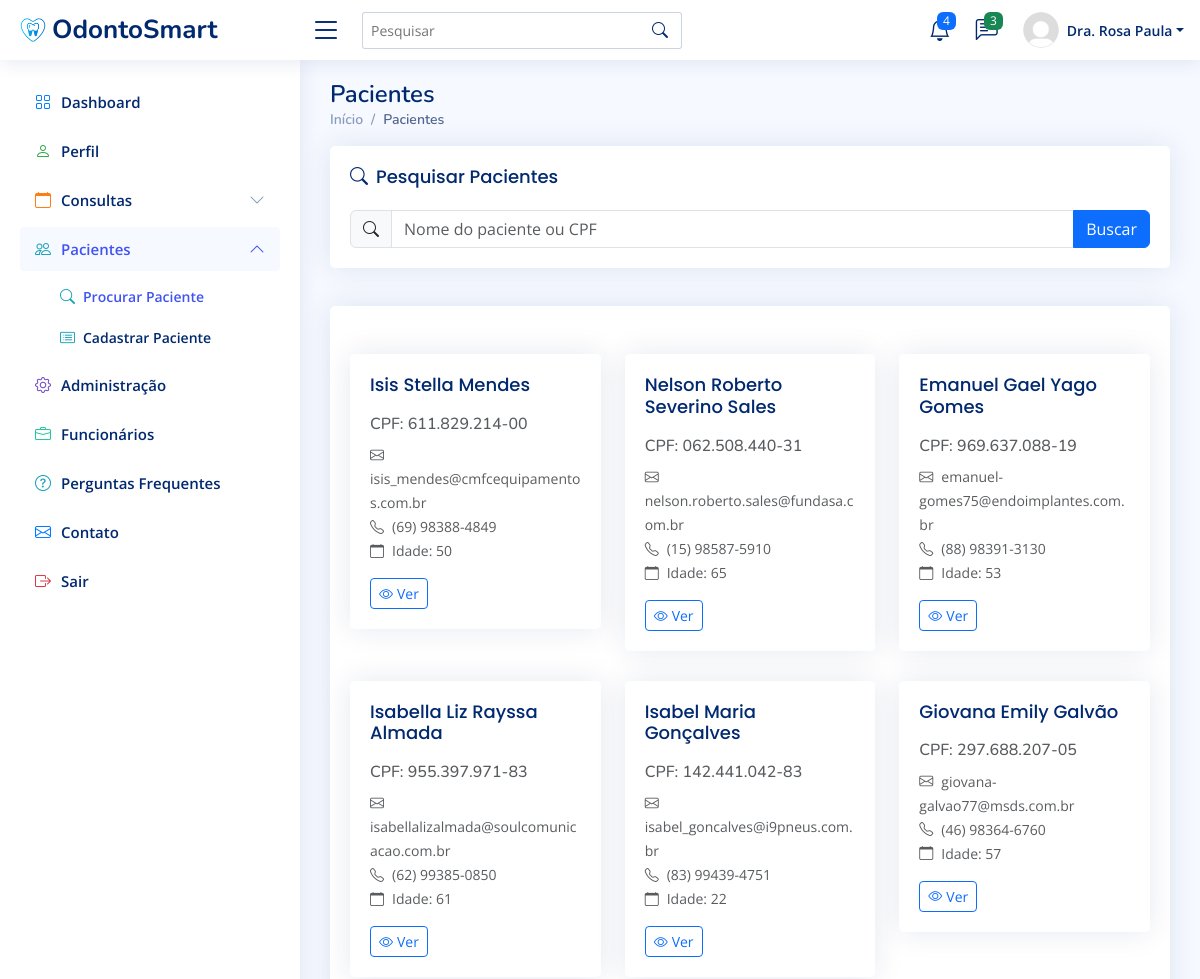
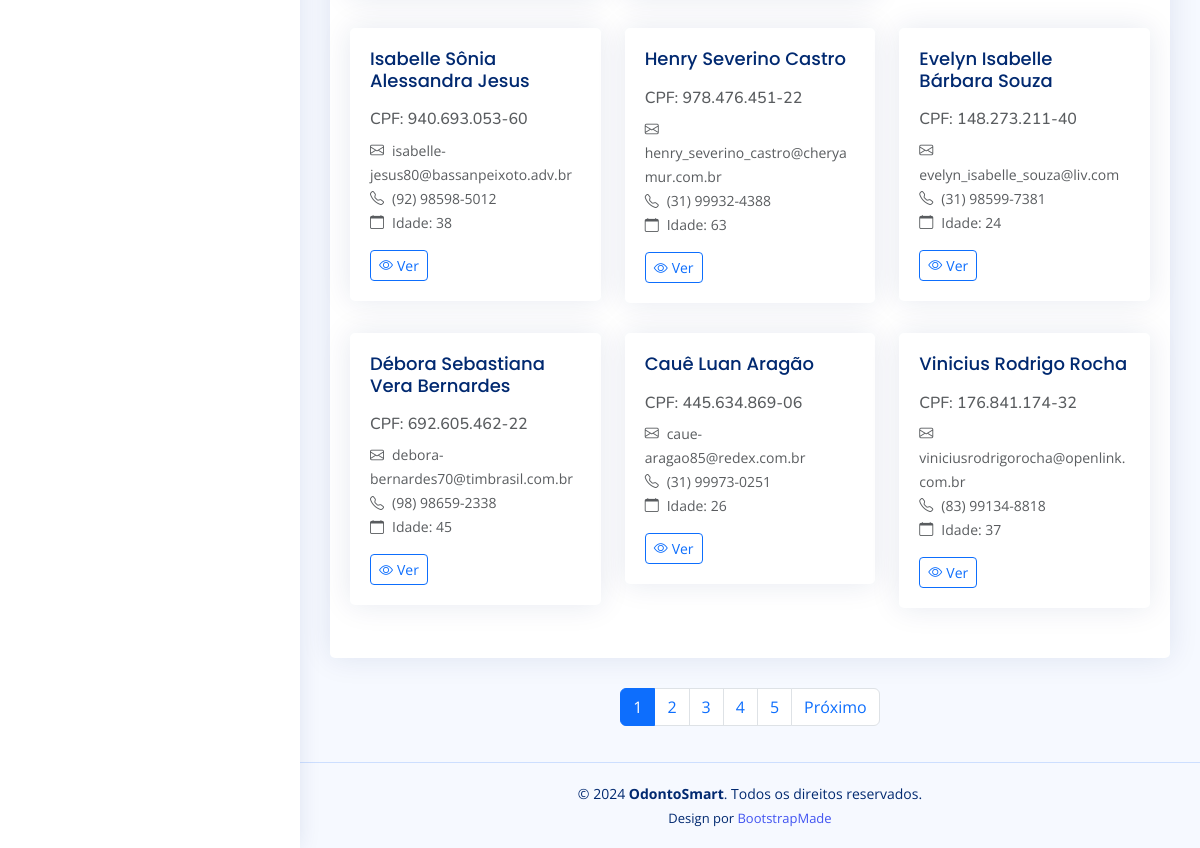
Page /procurar-paciente/ (signed in) on the committed database (2 pictures, top to bottom).
### clinicaMedica/models.py (models this page shows, shortened)
class Funcionario(AbstractBaseUser, PermissionsMixin):
    SEXO_CHOICES = [
        ('masculino', 'Masculino'),
        ('feminino', 'Feminino'),
    ]
    cpf = models.CharField(max_length=14, unique=True)
    email = models.EmailField(unique=True, blank=False)
    salario = models.DecimalField(max_digits=10, decimal_places=2)
    cargo = models.CharField(max_length=50)
    nome = models.CharField(max_length=50)
    is_first_login = models.BooleanField(default=True)
    is_staff = models.BooleanField(default=False)
    date_joined = models.DateTimeField(verbose_name="Data de Ingresso", default=timezone.now)
    sexo = models.CharField(max_length=15, choices=SEXO_CHOICES, blank=False)
    objects = FuncionarioManager()
    USERNAME_FIELD = 'email'
    REQUIRED_FIELDS = ['cpf', 'nome', 'cargo', 'salario']
    def first_two_names(self):
        parts = self.nome.split()
        if len(parts) == 1:
            name = self.nome
        elif len(parts) == 2:
            name = f"{parts[0]} {parts[1]}"
        else:
            name = f"{parts[0]} {parts[-1]}"
        if hasattr(self, 'dentista'):
            if self.dentista.sexo == 'masculino':
                return f"Dr. {name}"
            else:
                return f"Dra. {name}"
        return name

class Paciente(models.Model):
    cpf = models.CharField(max_length=14, unique=True)
    nome = models.CharField(max_length=50, blank=False)
    email = models.EmailField(unique=True, blank=False)
    telefone = models.CharField(max_length=50, blank=False)
    endereco = models.CharField(max_length=50, blank=False)
    data_de_nascimento = models.DateField(verbose_name="Data de Nascimento", blank=False)
    sexo = models.CharField(max_length=9, blank=False)
    estado = models.CharField(max_length=50, blank=False)
    cep = models.CharField(max_length=9, blank=True)
    date_joined = models.DateTimeField(verbose_name="Data do Cadastro", default=timezone.now)
    def calcular_idade(self):
        hoje = date.today()
        return hoje.year - self.data_de_nascimento.year - ((hoje.month, hoje.day) < (self.data_de_nascimento.month, self.data_de_nascimento.day))

### clinicaMedica/views.py (the view)
# urls.py: path('procurar-paciente/', views.procurar_paciente, name='procurar-paciente'),
@login_required
def procurar_paciente(request):
    query = request.GET.get('procurar')
    if query:
        lista_de_pacientes = Paciente.objects.filter(
            nome__icontains=query
            ).union(
                Paciente.objects.filter(cpf__icontains=query)
            ).order_by('-id')
    else:
        lista_de_pacientes = Paciente.objects.all().order_by('-id')  # Ordena os pacientes pelo id em ordem decrescente
    paginator = Paginator(lista_de_pacientes, 12)  # Mostra até 12 pacientes por página
    page_number = request.GET.get('page')
    page_obj = paginator.get_page(page_number)
    return render(request, 'procurar-paciente.html', {'page_obj': page_obj, 'query':query})

### clinicaMedica/templates/procurar-paciente.html (shortened to what this page needs)
{% load static %}
<!DOCTYPE html>
<html lang="pt-br">
  <head>
    <link
      href="{% static 'vendor/bootstrap/css/bootstrap.min.css' %}"
      rel="stylesheet"
    />
    <link
      href="{% static 'vendor/bootstrap-icons/bootstrap-icons.css' %}"
      rel="stylesheet"
    />
    <link
      href="{% static 'vendor/boxicons/css/boxicons.min.css' %}"
      rel="stylesheet"
    />
    <link href="{% static 'vendor/quill/quill.snow.css' %}" rel="stylesheet" />
    <link
      href="{% static 'vendor/quill/quill.bubble.css' %}"
      rel="stylesheet"
    />
    <link
      href="{% static 'vendor/remixicon/remixicon.css' %}"
      rel="stylesheet"
    />
    <link
      href="{% static 'vendor/simple-datatables/style.css' %}"
      rel="stylesheet"
    />
    <link href="{% static 'css/style.css' %}" rel="stylesheet" />
  </head>
  <body>
    <header id="header" class="header fixed-top d-flex align-items-center">
      <div class="d-flex align-items-center justify-content-between">
        <a href="{% url 'dashboard' %}" class="logo d-flex align-items-center">
          <img src="{% static 'img/logo.png' %}" alt="" />
          <span class="d-none d-lg-block">OdontoSmart</span>
        </a>
        <i class="bi bi-list toggle-sidebar-btn"></i>
      </div>
      <div class="search-bar">
        <form
          class="search-form d-flex align-items-center"
          method="POST"
          action="#"
        >
          <input
            type="text"
            name="query"
            placeholder="Pesquisar"
            title="Pesquisar"
          />
          <button type="submit" title="Pesquisar">
            <i class="bi bi-search"></i>
          </button>
        </form>
      </div>
      <nav class="header-nav ms-auto">
        <ul class="d-flex align-items-center">
          <li class="nav-item dropdown">
            <a class="nav-link nav-icon" href="#" data-bs-toggle="dropdown">
              <i class="bi bi-bell"></i>
              <span class="badge bg-primary badge-number">4</span> </a
            >
          </li>
          <li class="nav-item dropdown">
            <a class="nav-link nav-icon" href="#" data-bs-toggle="dropdown">
              <i class="bi bi-chat-left-text"></i>
              <span class="badge bg-success badge-number">3</span> </a
            >
          </li>
          <li class="nav-item dropdown pe-3">
            <a
              class="nav-link nav-profile d-flex align-items-center pe-0"
              href="#"
              data-bs-toggle="dropdown"
            >
              <img
                src="{% static 'img/profile-img.png' %}"
                alt="Perfil"
                class="rounded-circle"
              />
              <span class="d-none d-md-block dropdown-toggle ps-2"
                >{{ user.first_two_names }}</span
              > </a
            >
          </li>
        </ul>
      </nav>
    </header>
    <aside id="sidebar" class="sidebar">
      <ul class="sidebar-nav" id="sidebar-nav">
        <li class="nav-item">
          <a class="nav-link collapsed" href="{% url 'dashboard' %}">
            <i class="bi bi-grid" style="color: #007bff"></i>
            <span>Dashboard</span>
          </a>
        </li>
        <li class="nav-item">
          <a class="nav-link collapsed" href="{% url 'perfil' %}">
            <i class="bi bi-person" style="color: #28a745"></i>
            <span>Perfil</span>
          </a>
        </li>
        <li class="nav-item">
          <a
            href="#"
            class="nav-link collapsed"
            data-bs-target="#consultas-nav"
            data-bs-toggle="collapse"
          >
            <i class="bi bi-calendar" style="color: #fd7e14"></i>
            <span>Consultas</span>
            <i class="bi bi-chevron-down ms-auto"></i>
          </a>
        </li>
        <li class="nav-item">
          <a
            href="#"
            class="nav-link"
            data-bs-target="#pacientes-nav"
            data-bs-toggle="collapse"
          >
            <i class="bi bi-people" style="color: #17a2b8"></i>
            <span>Pacientes</span>
            <i class="bi bi-chevron-down ms-auto"></i>
          </a>
          <ul
            id="pacientes-nav"
            class="nav-content"
            data-bs-parent="#sidebar-nav"
          >
            <li>
              <a href="{% url 'procurar-paciente' %}" class="active">
                <i
                  class="bi bi-search"
                  style="color: #17a2b8; font-size: 15px"
                ></i>
                <span>Procurar Paciente</span>
              </a>
            </li>
            <li>
              <a href="{% url 'cadastrar-paciente' %}">
                <i
                  class="bi bi-card-list"
                  style="color: #17a2b8; font-size: 15px"
                ></i>
                <span>Cadastrar Paciente</span>
              </a>
            </li>
          </ul>
        </li>
        {% if user.is_superuser %}
        <li class="nav-item">
          <a class="nav-link collapsed" href="{% url 'admin:index' %}">
            <i class="bi bi-gear" style="color: #6f42c1"></i>
            <span>Administração</span>
          </a>
        </li>
        {% endif %}
        <li class="nav-item">
          <a class="nav-link collapsed" href="{% url 'funcionario' %}">
            <i class="bi bi-briefcase" style="color: #20c997"></i>
            <span>Funcionários</span>
          </a>
        </li>
        <li class="nav-item">
          <a class="nav-link collapsed" href="{% url 'faq' %}">
            <i class="bi bi-question-circle" style="color: #17a2b8"></i>
            <span>Perguntas Frequentes</span>
          </a>
        </li>
        <li class="nav-item">
          <a class="nav-link collapsed" href="{% url 'contato' %}">
            <i class="bi bi-envelope" style="color: #007bff"></i>
            <span>Contato</span>
          </a>
        </li>
        <li class="nav-item">
          <a class="nav-link collapsed" href="{% url 'logout' %}">
            <i class="bi bi-box-arrow-right" style="color: #dc3545"></i>
            <span>Sair</span>
          </a>
        </li>
      </ul>
    </aside>
    <main id="main" class="main">
      <div class="pagetitle">
        <h1>Pacientes</h1>
        <nav>
          <ol class="breadcrumb">
            <li class="breadcrumb-item">
              <a href="{% url 'dashboard' %}">Início</a>
            </li>
            <li class="breadcrumb-item active">Pacientes</li>
          </ol>
        </nav>
      </div>
      <div class="row mb-2">
        <div class="col">
          <div class="card">
            <div class="card-body">
              <h5 class="card-title">
                <i class="bi bi-search me-2"></i>Pesquisar Pacientes
              </h5>
              <form method="get" action="{% url 'procurar-paciente' %}">
                <div class="input-group">
                  <span class="input-group-text"
                    ><i class="bi bi-search"></i
                  ></span>
                  <input
                    type="text"
                    class="form-control"
                    placeholder="Nome do paciente ou CPF"
                    id="searchInput"
                    value="{{ query|default:'' }}"
                    name="procurar"
                  />
                  <button class="btn btn-primary" type="submit">Buscar</button>
                </div>
              </form>
            </div>
          </div>
        </div>
      </div>
      <section class="card">
        <div class="card-body">
          <div class="row mt-5" id="patientList">
            {% for paciente in page_obj %}
            <div class="col-md-6 col-lg-4">
              <div class="card patient-card">
                <div class="card-body">
                  <h5 class="card-title">{{ paciente.nome }}</h5>
                  <h6 class="card-subtitle mb-2 text-muted">
                    CPF: {{ paciente.cpf }}
                  </h6>
                  <p class="card-text">
                    <small class="text-muted">
                      <i class="bi bi-envelope me-2"></i>{{ paciente.email }}<br />
                      <i class="bi bi-telephone me-2"></i>{{ paciente.telefone }}<br />
                      <i class="bi bi-calendar me-2"></i>Idade: {{ paciente.calcular_idade }}
                    </small>
                  </p>
                  <div class="d-flex justify-content-between">
                    <a href="#" class="btn btn-outline-primary btn-sm"
                      ><i class="bi bi-eye me-1"></i>Ver</a
                    >
                  </div>
                </div>
              </div>
            </div>
            {% endfor %}
          </div>
        </div>
      </section>
      <nav aria-label="Navegação de página">
        <ul class="pagination justify-content-center">
           {% for num in page_obj.paginator.page_range %}
          <li
            class="page-item {% if page_obj.number == num %}active{% endif %}"
          >
            <a class="page-link" href="?page={{ num }}">{{ num }}</a>
          </li>
          {% endfor %} {% if page_obj.has_next %}
          <li class="page-item">
            <a class="page-link" href="?page={{ page_obj.next_page_number }}"
              >Próximo</a
            >
          </li>
          {% endif %}
        </ul>
      </nav>
    </main>
    <footer id="footer" class="footer">
      <div class="copyright">
        &copy; 2024 <strong><span>OdontoSmart</span></strong
        >. Todos os direitos reservados.
      </div>
      <div class="credits">
        Design por <a href="https://bootstrapmade.com/">BootstrapMade</a>
      </div>
    </footer>
  </body>
</html>

### rows in the picture
Funcionario: first_two_names "Dra. Rosa Paula"
Paciente: nome "Isis Stella Mendes", cpf "611.829.214-00", email "isis_mendes@cmfcequipamentos.com.br", telefone "(69) 98388-4849", calcular_idade "50"
Paciente: nome "Nelson Roberto Severino Sales", cpf "062.508.440-31", email "nelson.roberto.sales@fundasa.com.br", telefone "(15) 98587-5910", calcular_idade "65"
Paciente: nome "Emanuel Gael Yago Gomes", cpf "969.637.088-19", email "emanuel-gomes75@endoimplantes.com.br", telefone "(88) 98391-3130", calcular_idade "53"
Paciente: nome "Isabella Liz Rayssa Almada", cpf "955.397.971-83", email "isabellalizalmada@soulcomunicacao.com.br", telefone "(62) 99385-0850", calcular_idade "61"
Paciente: nome "Isabel Maria Gonçalves", cpf "142.441.042-83", email "isabel_goncalves@i9pneus.com.br", telefone "(83) 99439-4751", calcular_idade "22"
Paciente: nome "Giovana Emily Galvão", cpf "297.688.207-05", email "giovana-galvao77@msds.com.br", telefone "(46) 98364-6760", calcular_idade "57"
Paciente: nome "Isabelle Sônia Alessandra Jesus", cpf "940.693.053-60", email "isabelle-jesus80@bassanpeixoto.adv.br", telefone "(92) 98598-5012", calcular_idade "38"
Paciente: nome "Henry Severino Castro", cpf "978.476.451-22", email "henry_severino_castro@cheryamur.com.br", telefone "(31) 99932-4388", calcular_idade "63"
Paciente: nome "Evelyn Isabelle Bárbara Souza", cpf "148.273.211-40", email "evelyn_isabelle_souza@liv.com", telefone "(31) 98599-7381", calcular_idade "24"
Paciente: nome "Débora Sebastiana Vera Bernardes", cpf "692.605.462-22", email "debora-bernardes70@timbrasil.com.br", telefone "(98) 98659-2338", calcular_idade "45"
Paciente: nome "Cauê Luan Aragão", cpf "445.634.869-06", email "caue-aragao85@redex.com.br", telefone "(31) 99973-0251", calcular_idade "26"
Paciente: nome "Vinicius Rodrigo Rocha", cpf "176.841.174-32", email "viniciusrodrigorocha@openlink.com.br", telefone "(83) 99134-8818", calcular_idade "37"

### other values in the picture
{{ num }} "1" "2" "3" "4" "5"
